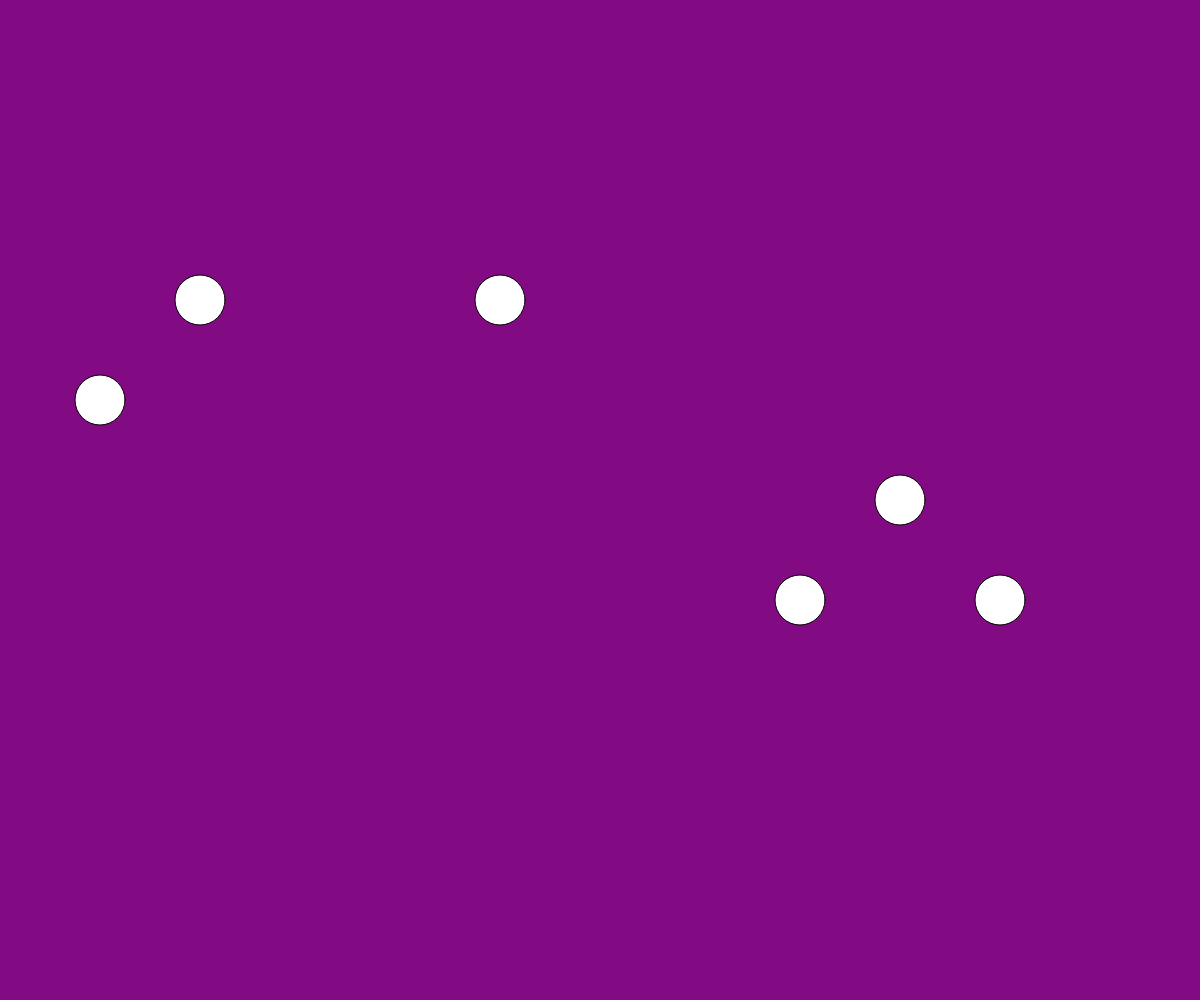
Frame 1 (no input)
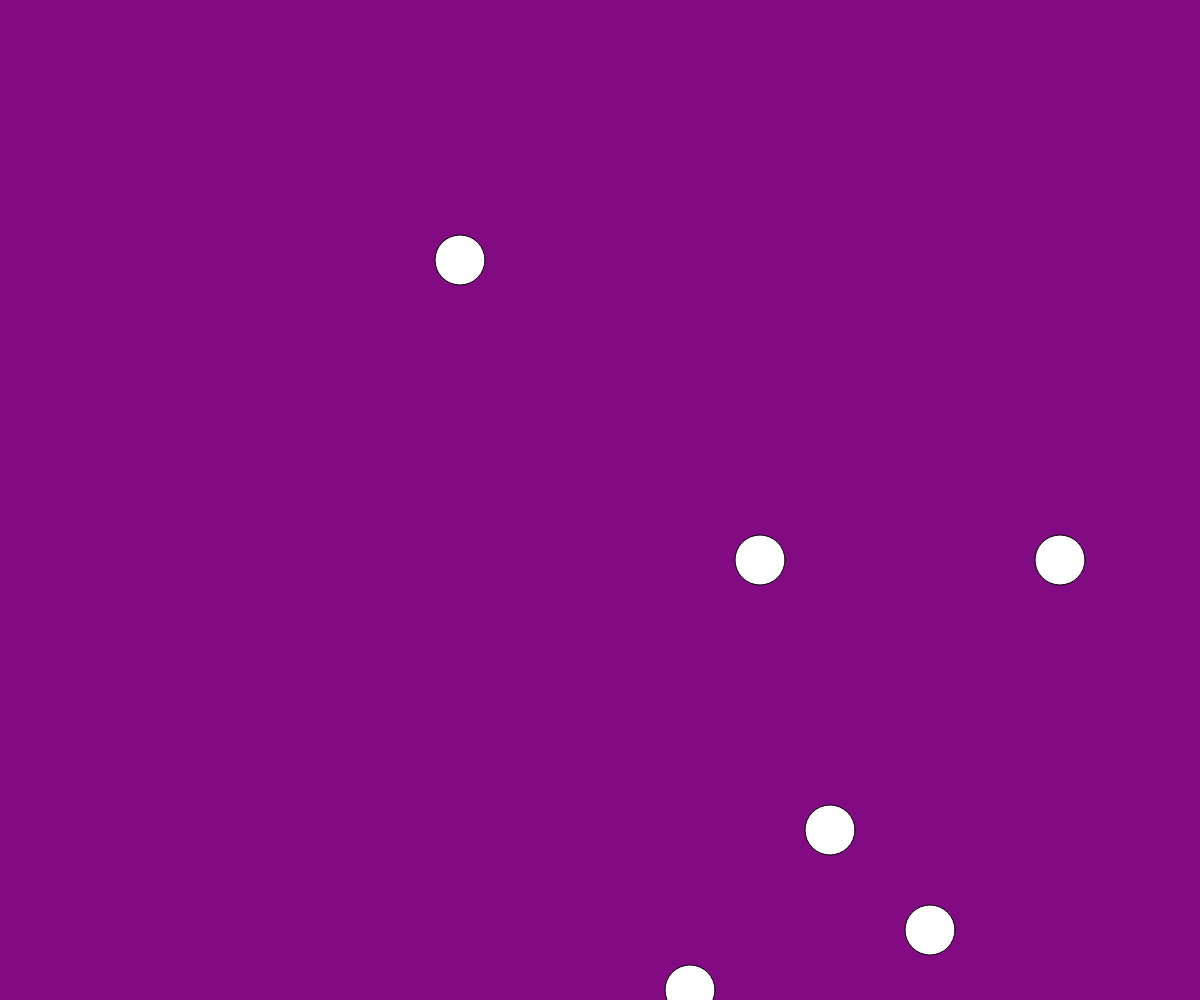
Frame 60 (no input)
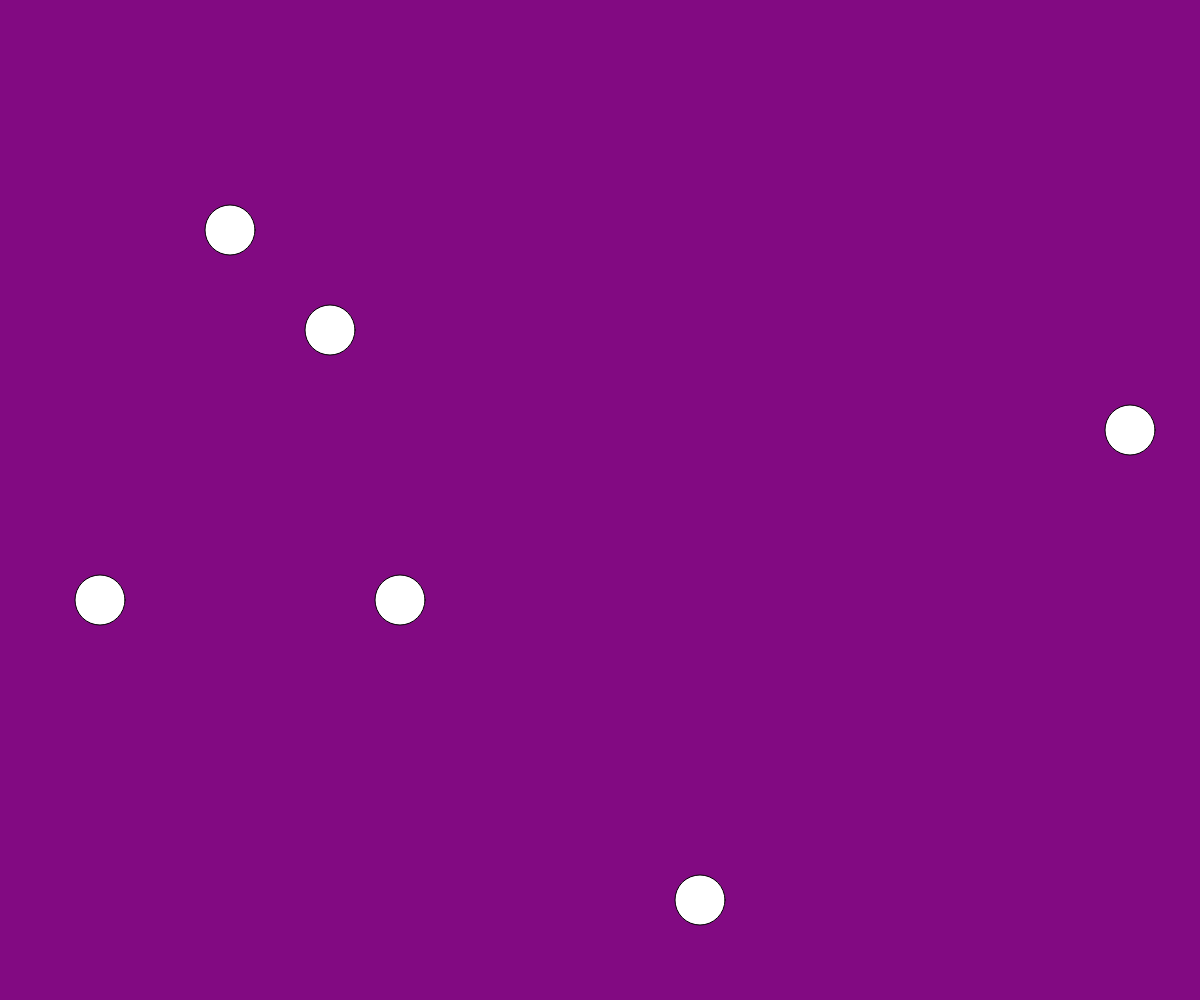
Frame 120 (the mouse pressed at the canvas centre since frame 60)

The p5.js sketch that drew these frames (run headless with seeded random() and noise() and a simulated clock; from frame 60 on, the mouse is pressed at the canvas centre):

// p5.js sketch
// ── sketch.js



let xposList = [100,200,500,1000,800,900];
let yposList = [400,300,300,600,600,500];
let yspeedList = [10,20,20,10,20,10];
let xspeedList = [10,20,20,10,20,10];
function setup() {
  // put setup code here
createCanvas(windowWidth,windowHeight);


}

function draw() {
  //Put draw code here
  background(130,10,130);

for(let i = 0; i < xposList.length; i = i + 1){
circle(xposList[i], yposList[i],50);

xposList[i]= xposList[i] + xspeedList[i];
yposList[i] = yposList[i] + yspeedList[i];

if(yposList[i] > height){
  yspeedList[i] = -yspeedList[i];
}
if(yposList[i] < 0){
yspeedList[i] = -yspeedList[i];

}
if(xposList[i] > width){
  xspeedList[i] = -xspeedList[i];
}
if(xposList[i] < 0){
  xspeedList[i] = -xspeedList[i];
}
}
}
